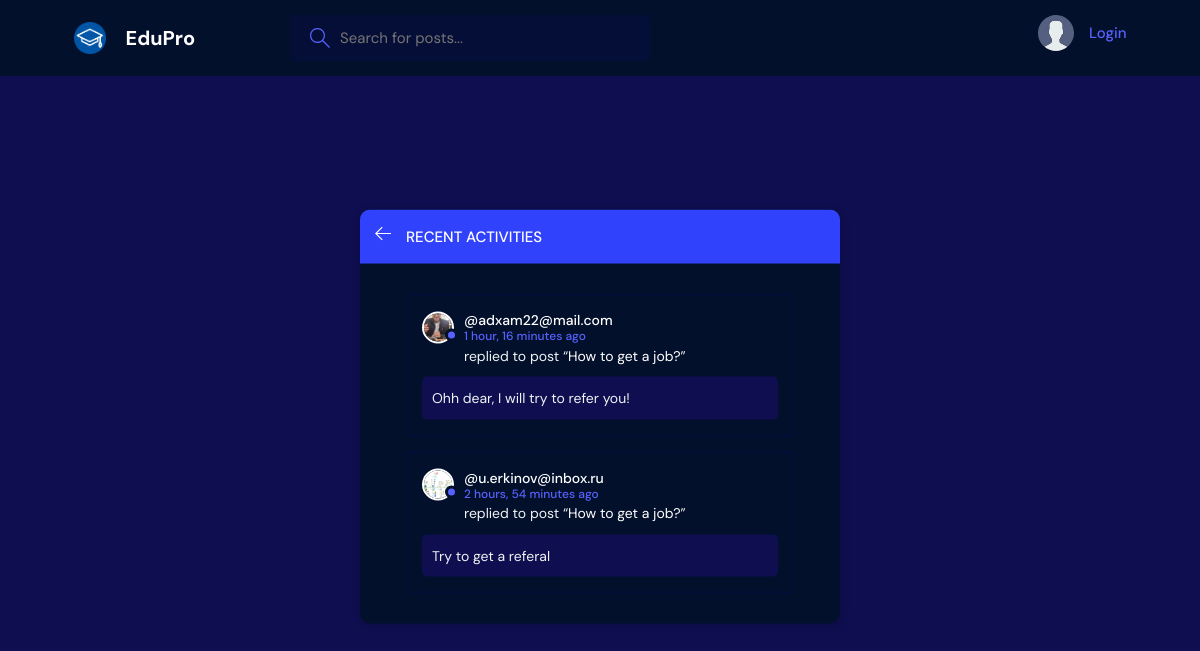
The page /activity/ on the database its author committed.
### base/models.py (models this page shows, shortened)
class Message(models.Model):
    user = models.ForeignKey(User, on_delete=models.CASCADE)
    room = models.ForeignKey(Room, on_delete=models.CASCADE)
    body = models.TextField()
    updated = models.DateTimeField(auto_now=True)
    created = models.DateTimeField(auto_now_add=True)
    class Meta:
        ordering = ['-updated', '-created']

class User(AbstractUser):
    name = models.CharField(max_length=200, null=True)
    email = models.EmailField(unique=True, null=True)
    bio = models.TextField(null=True)
    avatar = models.ImageField(null=True, default="avatar.svg")
    USERNAME_FIELD = 'email'
    REQUIRED_FIELDS = []

class Room(models.Model):
    host = models.ForeignKey(User, on_delete=models.SET_NULL, null=True)
    topic = models.ForeignKey(Topic, on_delete=models.SET_NULL, null=True)
    name = models.CharField(max_length=200)
    description = models.TextField(null=True, blank=True)
    participants = models.ManyToManyField(
        User, related_name='participants', blank=True)
    updated = models.DateTimeField(auto_now=True)
    created = models.DateTimeField(auto_now_add=True)
    class Meta:
        ordering = ['-updated', '-created']
    def __str__(self):
        return self.name

### base/views.py (the view)
# urls.py: path('activity/', views.activityPage, name="activity"),
def activityPage(request):
    room_messages = Message.objects.all()
    return render(request, 'base/activity.html', {'room_messages':room_messages})

### base/templates/base/activity.html (shortened to what this page needs)
{% extends 'main.html' %}
{% block content %}
<main class="layout">
  <div class="container">
    <div class="layout__box">
      <div class="layout__boxHeader">
        <div class="layout__boxTitle">
          <a href="{% url 'home' %}">
            <svg version="1.1" xmlns="http://www.w3.org/2000/svg" width="32" height="32" viewBox="0 0 32 32">
              <title>arrow-left</title>
              <path
                d="M13.723 2.286l-13.723 13.714 13.719 13.714 1.616-1.611-10.96-10.96h27.625v-2.286h-27.625l10.965-10.965-1.616-1.607z">
              </path>
              </path>
            </svg>
          </a>
          <h3>Recent Activities</h3>
        </div>
      </div>
      <div class="activities-page layout__body">
        {% for message in room_messages %}
        <div class="activities__box">
          <div class="activities__boxHeader roomListRoom__header">
            <a href="{% url 'user-profile' message.user.id %}" class="roomListRoom__author">
              <div class="avatar avatar--small">
                <img src="{{message.user.avatar.url}}" />
              </div>
              <p>
                @{{message.user}}
                <span>{{message.created|timesince}} ago</span>
              </p>
            </a>
          </div>
          <div class="activities__boxContent">
            <p>replied to post “<a href="{% url 'room' message.room.id %}">{{message.room}}</a>”</p>
            <div class="activities__boxRoomContent">
              {{message.body}}
            </div>
          </div>
        </div>
        {% endfor %}
      </div>
    </div>
  </div>
</main>
{% endblock content %}

### static/styles/style.css (style rules this page uses)
:root { --color-main: #ffffff; --color-main-light: #050e36; --color-dark: #03102c; --color-dark-medium: #050e36; --color-dark-light: #3142fc; --color-light: #ffffff; --color-gray: #5762fd; --color-light-gray: #f0f3f3; --color-bg: #0f0e50; --color-success: #5dd693; --color-error:#fc4b0b; }
* { font-family: "DM Sans", -apple-system, BlinkMacSystemFont, "Segoe UI", Roboto, Oxygen, Ubuntu, Cantarell, "Open Sans", "Helvetica Neue", sans-serif; margin: 0; padding: 0; box-sizing: border-box; text-rendering: optimizeLegibility; font-size: inherit; }
html { font-size: 56.25%; }
@media only screen and (min-width: 1200px) { html { font-size: 62.5%; } }
body { line-height: 1.6; font-weight: 400; font-size: 1.5rem; color: var(--color-light-gray); background-color: var(--color-bg); min-height: 100vh; }
img { width: 100%; }
a { display: inline-block; color: var(--color-main); text-decoration: none; }
.container { max-width: 120rem; width: 90%; margin: auto; }
.avatar { position: relative; display: inline-block; border-radius: 50%; border: 2px solid var(--color-main); }
.avatar img { display: block; border-radius: 50%; object-fit: cover; object-position: center; }
.avatar::after { content: ""; display: block; position: absolute; background-color: var(--color-gray); z-index: 111; border-radius: 50%; border: 0.3rem solid var(--color-dark); }
.avatar.avatar--small img { width: 2.8rem; height: 2.8rem; }
.avatar.avatar--small:after { width: 0.7rem; height: 0.7rem; bottom: 0px; right: -6px; }
.layout { margin-top: 2.4rem; }
.layout > .container { display: flex; justify-content: space-between; align-items: flex-start; }
.layout__box { width: 90%; max-width: 48rem; min-height: 40rem; position: absolute; top: 50%; left: 50%; transform: translate(-50%, -46%); background-color: var(--color-dark); border-radius: 1rem; box-shadow: 1px 1px 6px 3px rgba(0, 0, 0, 0.1); overflow: hidden; }
.layout__boxHeader { display: flex; padding: 1.5rem; background-color: var(--color-dark-light); }
.layout__boxTitle { display: flex; gap: 1.5rem; align-items: center; }
.layout__boxTitle h3 { text-transform: uppercase; font-weight: 500; color: var(--color-light); }
.layout__boxTitle svg { width: 1.6rem; height: 1.6rem; fill: var(--color-main); }
.layout__body { margin: 3rem; }
.roomListRoom__header { display: flex; justify-content: space-between; align-items: center; }
.roomListRoom__author { font-weight: 500; display: flex; align-items: center; gap: 1rem; }
.activities__box { margin: 1.5rem; padding: 1.5rem; border: 2px solid var(--color-dark-medium); border-radius: 5px; }
.activities__boxHeader p { font-size: 1.4rem; line-height: 1.3; }
.activities__boxHeader p span { color: var(--color-gray); font-size: 1.2rem; display: block; }
.activities__boxContent { margin-left: 4.2rem; }
.activities__boxContent { font-size: 1.4rem; }
.activities__boxRoomContent { background: var(--color-bg); padding: 1rem; border-radius: 5px; margin-top: 1rem; margin-left: -4.2rem; }

### rows shown on the page
Message: user.avatar (picture), user "adxam22@mail.com", created "1 hour, 16 minutes", room "How to get a job?", body "Ohh dear, I will try to refer you!"
Message: user.avatar (picture), user "u.erkinov@inbox.ru", created "2 hours, 54 minutes", room "How to get a job?", body "Try to get a referal"
